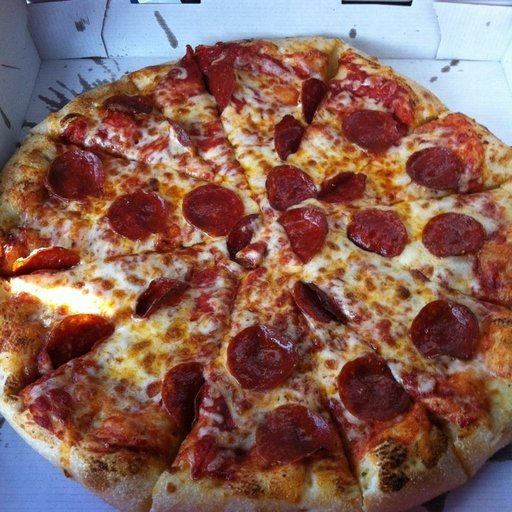
#> input picture food-101/pizza/1001116.jpg, 512 x 512 px
$ python sequential.py   (older library calls are emulated)
#> lines starting #> are read from the running program, lines starting #| are printed output that depends on the picture
# ==========================================
# FILE: sequential.py
# ==========================================

import cv2
import numpy as np
import os
import time
import argparse

INPUT_ROOT_DIR = "food-101"
OUTPUT_ROOT_DIR = "food-101_processed_sequential"
SELECTED_CATEGORIES = ["pizza", "sushi", "hamburger", "samosa"]
DEFAULT_LIMIT = 1000

def process_single_image(task):
    """
    Process a single image through all five filters sequentially.
    """
    image_id, input_path, output_path = task

    try:
        print(f"[Img {image_id}] START: Loading {os.path.basename(input_path)}")

        # Load image
        img = cv2.imread(input_path)
        if img is None:
            print(f"[Img {image_id}] ERROR: Failed to load image")
            return (False, f"Failed to load {input_path}")

        # Filter 1: Grayscale Conversion
        gray = cv2.cvtColor(img, cv2.COLOR_BGR2GRAY)
        print(f"[Img {image_id}] Step 1: Grayscale - Shape: {gray.shape}")

        # Filter 2: Gaussian Blur (3x3 kernel)
        blur = cv2.GaussianBlur(gray, (3, 3), 0)
        print(f"[Img {image_id}] Step 2: Gaussian Blur - Kernel: (3,3)")

        # Filter 3: Edge Detection (Sobel)
        sobelx = cv2.Sobel(blur, cv2.CV_64F, 1, 0, ksize=3)
        sobely = cv2.Sobel(blur, cv2.CV_64F, 0, 1, ksize=3)
        edges = cv2.magnitude(sobelx, sobely)
        edges = cv2.normalize(edges, None, 0, 255, cv2.NORM_MINMAX)
        edges = edges.astype(np.uint8)
        print(f"[Img {image_id}] Step 3: Sobel Edges - Edges computed")

        # Filter 4: Image Sharpening
        sharpened = cv2.addWeighted(blur, 1.5, edges, -0.5, 0)
        print(f"[Img {image_id}] Step 4: Sharpening - Weighted add applied")

        # Filter 5: Brightness Adjustment
        final_img = cv2.convertScaleAbs(sharpened, alpha=1.0, beta=50)
        print(f"[Img {image_id}] Step 5: Brightness - Beta +50")

        # Save output
        os.makedirs(os.path.dirname(output_path), exist_ok=True)
        cv2.imwrite(output_path, final_img)
        print(f"[Img {image_id}] COMPLETE: Saved to {os.path.basename(output_path)}")

        return (True, os.path.basename(input_path))

    except Exception as e:
        print(f"[Img {image_id}] EXCEPTION: {str(e)}")
        return (False, f"Error processing {input_path}: {str(e)}")

def main():
    parser = argparse.ArgumentParser(description="Sequential Image Processing")
    parser.add_argument("--limit", type=int, default=DEFAULT_LIMIT,
                       help="Max images per category")
    args = parser.parse_args()

    print("=" * 60)
    print("SEQUENTIAL PROCESSING")
    print("=" * 60)
    print(f"Categories: {SELECTED_CATEGORIES}")
    print(f"Images per category: {args.limit}")
    print("=" * 60)

    # Collect all image tasks
    tasks = []
    image_id = 0
    for category in SELECTED_CATEGORIES:
        src_dir = os.path.join(INPUT_ROOT_DIR, category)
        dst_dir = os.path.join(OUTPUT_ROOT_DIR, category)

        if not os.path.exists(src_dir):
            print(f"Warning: Missing directory {src_dir}")
            continue

        files = [f for f in os.listdir(src_dir)
                if f.lower().endswith((".jpg", ".jpeg", ".png"))]

        if args.limit:
            files = files[:args.limit]

        for f in files:
            image_id += 1
            tasks.append((image_id, os.path.join(src_dir, f),
                         os.path.join(dst_dir, f)))
#> pass 2 of the loop in main, `for category in SELECTED_CATEGORIES:`:

    if not tasks:
        print("No images found. Exiting.")
        return

    print(f"\nTotal images: {len(tasks)}")
    print("\nProcessing...\n")

    start_time = time.time()

    # Process images sequentially
    results = []
    for task in tasks:
        result = process_single_image(task)
#> in process_single_image, img is the input picture: shape (512, 512, 3); mean B, G, R 88.7, 98.7, 135.3
#> in process_single_image, `gray = cv2.cvtColor(img, cv2.COLOR_BGR2GRAY)`:
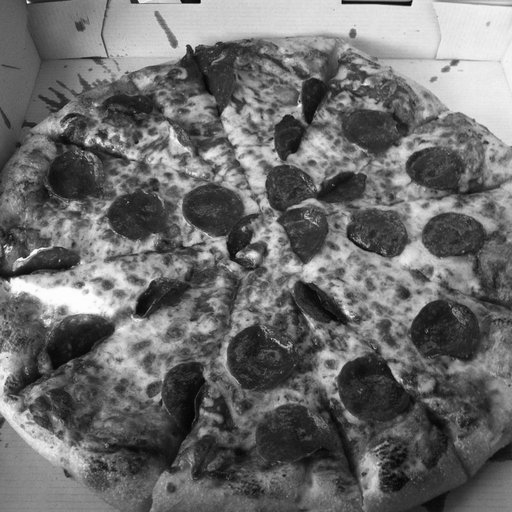
#> gray: shape (512, 512); min 3, max 255, mean 108.5
#| [Img 1] Step 1: Grayscale - Shape: (512, 512)
#> in process_single_image, `sobelx = cv2.Sobel(blur, cv2.CV_64F, 1, 0, ksize=3)`:
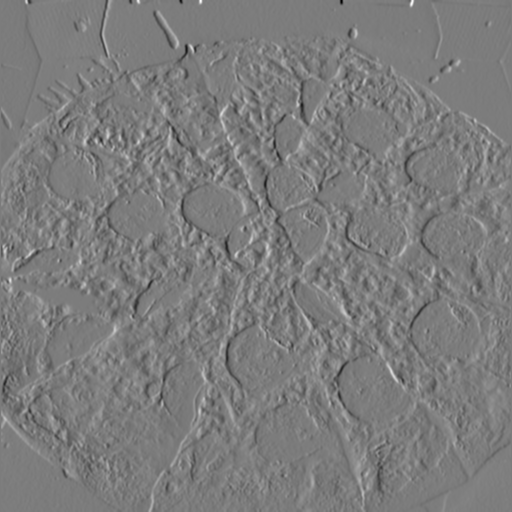
#> sobelx: shape (512, 512) float64; min -587, max 616, mean 0.6; drawn with min black and max white
#> in process_single_image, `sobely = cv2.Sobel(blur, cv2.CV_64F, 0, 1, ksize=3)`:
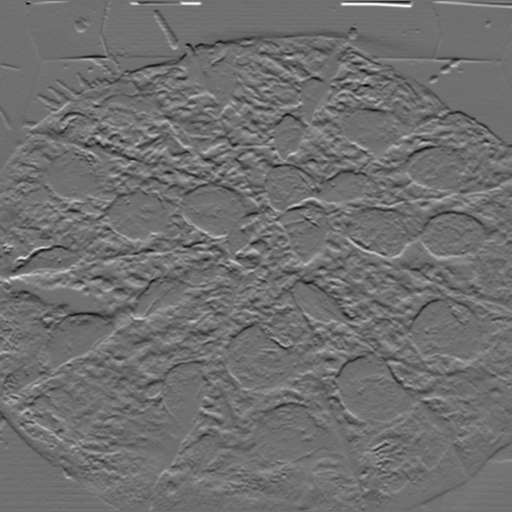
#> sobely: shape (512, 512) float64; min -476, max 605, mean -0.9; drawn with min black and max white
#> in process_single_image, `edges = cv2.magnitude(sobelx, sobely)`:
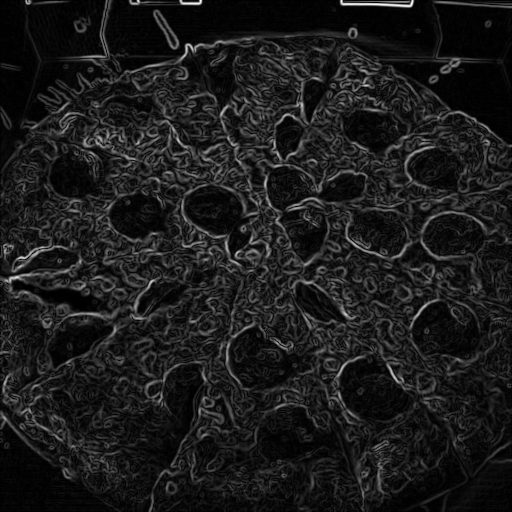
#> edges: shape (512, 512) float64; min 0, max 616, mean 67.2; drawn with min black and max white
#> in process_single_image, `sharpened = cv2.addWeighted(blur, 1.5, edges, -0.5, 0)`:
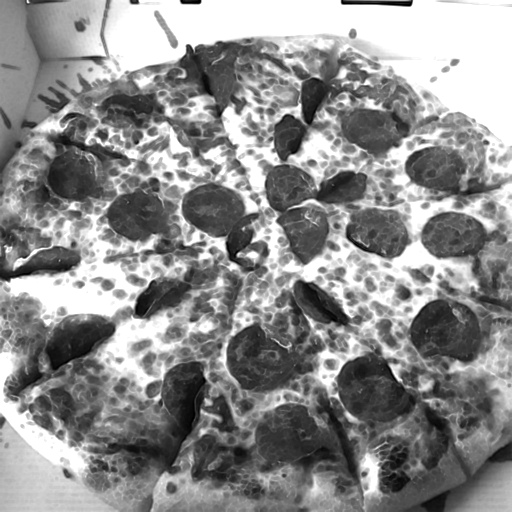
#> sharpened: shape (512, 512); min 0, max 255, mean 141.4
#> in process_single_image, `final_img = cv2.convertScaleAbs(sharpened, alpha=1.0, beta=50)`:
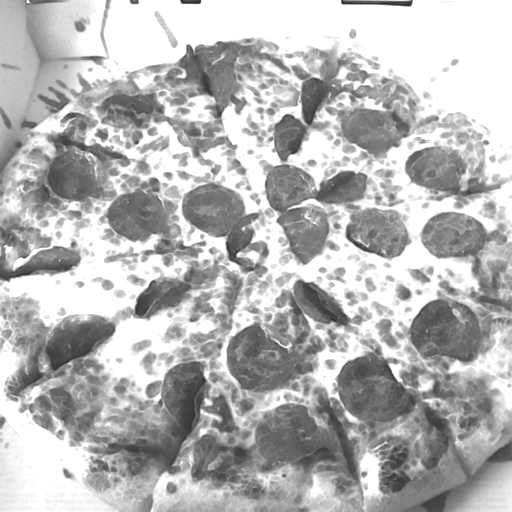
#> final_img: shape (512, 512); min 50, max 255, mean 181.9
        results.append(result)
#> pass 2 of the loop in main, `for task in tasks:`:
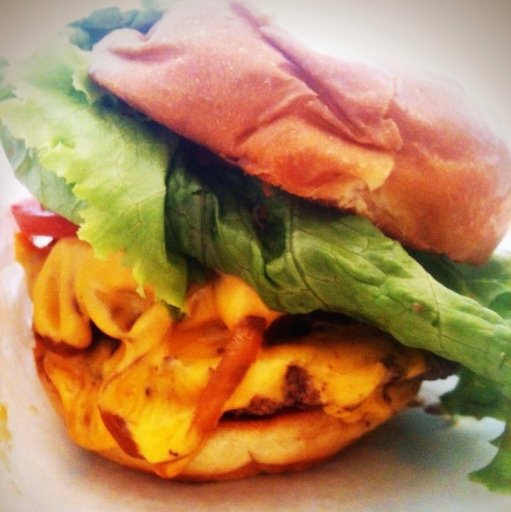
#> input picture food-101/hamburger/1029228.jpg, 511 x 512 px
#> in process_single_image, img is the input picture: shape (512, 511, 3); mean B, G, R 88.2, 132.9, 176.7
#> gray: shape (512, 511)
#| [Img 2] Step 1: Grayscale - Shape: (512, 511)
#> blur: shape (512, 511)
#> sobelx: shape (512, 511) float64
#> sobely: shape (512, 511) float64
#> in process_single_image (call 2), `sharpened = cv2.addWeighted(blur, 1.5, edges, -0.5, 0)`:
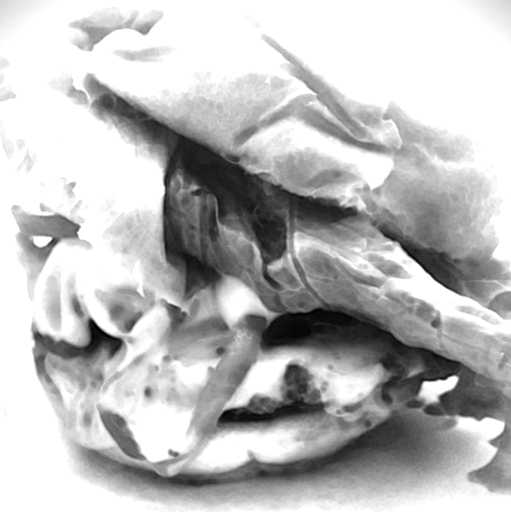
#> sharpened: shape (512, 511); min 0, max 255, mean 188.5
#> in process_single_image (call 2), `final_img = cv2.convertScaleAbs(sharpened, alpha=1.0, beta=50)`:
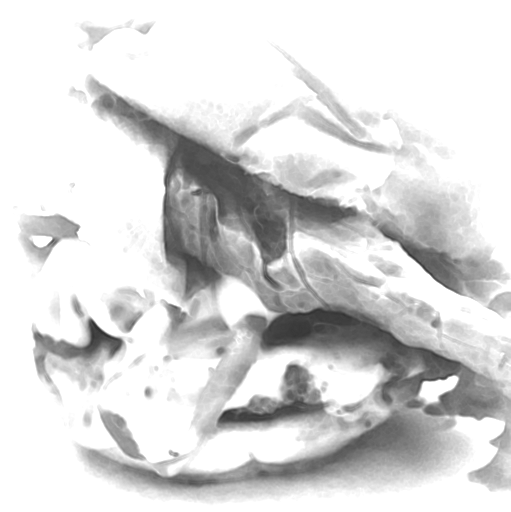
#> final_img: shape (512, 511); min 50, max 255, mean 216.9

    end_time = time.time()

    # Collect errors
    errors = [r[1] for r in results if not r[0]]
    successful = sum(1 for r in results if r[0])

    print("\n=============================================")
    print(" Sequential Processing Pipeline")
    print("=============================================\n")
    print(f"Processing mode: Sequential (single-threaded)")
    print(f"Categories: {SELECTED_CATEGORIES}")
    print("\n=============================================")
    print(" FINAL RESULTS")
    print("=============================================")
    print(f"Images processed : {successful}")
    print(f"Execution time   : {end_time - start_time:.4f} seconds")
    print(f"Errors           : {len(errors)}")
    print("=============================================")

if __name__ == "__main__":
    main()
